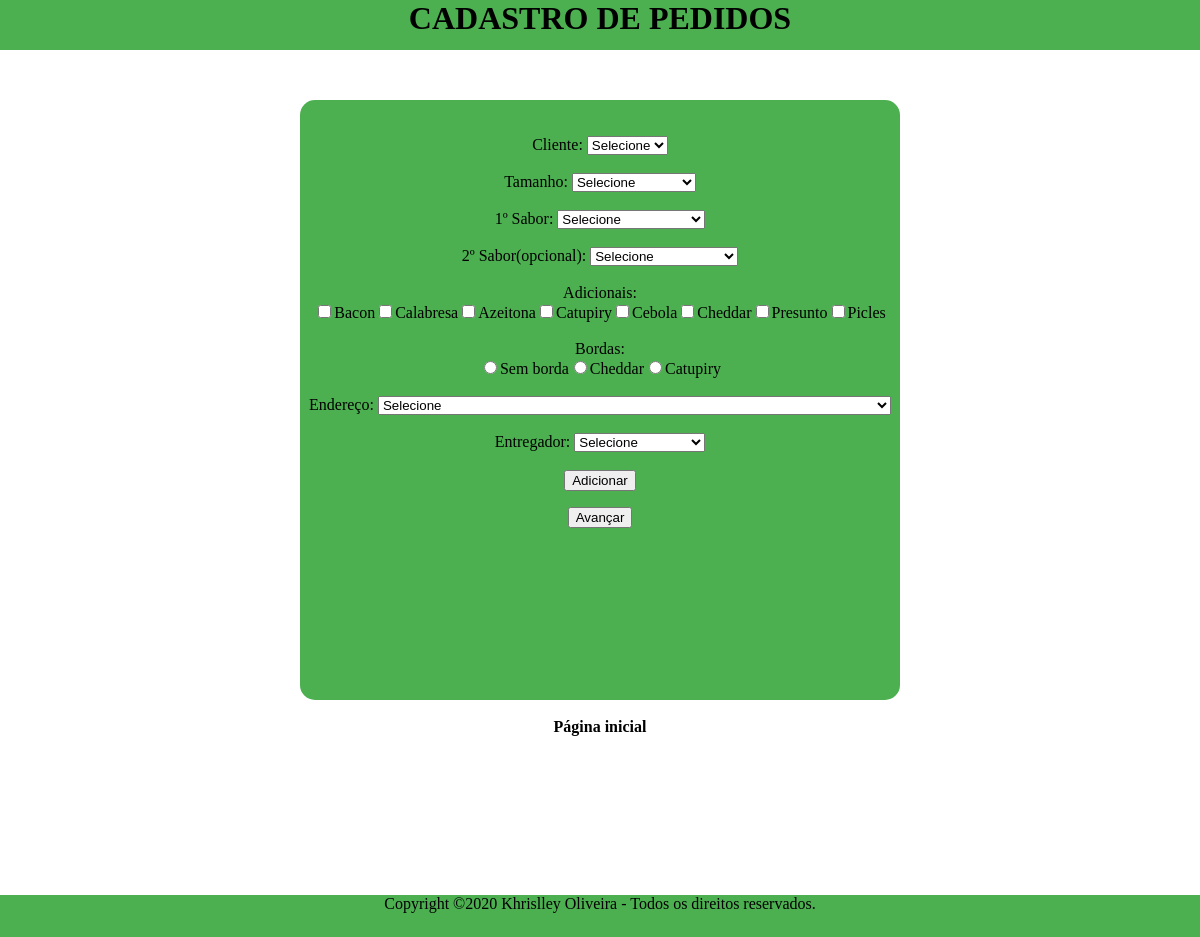
Page /inserirPedido.php (signed in) on the committed database.
### tables this page shows
CREATE TABLE `adicional` (
  `CODI_ADICIONAL` int NOT NULL AUTO_INCREMENT,
  `NOME_ADICIONAL` varchar(120) NOT NULL,
  `VALOR_ADICIONAL` decimal(6,2) NOT NULL,
  PRIMARY KEY (`CODI_ADICIONAL`)
);

CREATE TABLE `borda` (
  `CODI_BORDA` int NOT NULL AUTO_INCREMENT,
  `NOME_BORDA` varchar(45) NOT NULL,
  PRIMARY KEY (`CODI_BORDA`)
);

### db.php (called while the page is built, shortened)
<?php
$server = "localhost";
$user = "root";
$senha = "masterkey";
$db = "pizzaria";
$conexao = mysqli_connect($server, $user, $senha, $db);
$query = "SELECT * FROM BORDA";
$resultadoBorda = mysqli_query($conexao, $query);
$query = "SELECT * FROM ADICIONAL";
$resultadoAdicional = mysqli_query($conexao, $query);

### inserirPedido.php (the view, shortened to what this page needs)
<?php
include_once("db.php");
?>
<html>
<head>
    <link rel="stylesheet" href="./style.css">
</head>
<body>
    <header>
        <h1>CADASTRO DE PEDIDOS</h1>
    </header>
    <div class="conteudo">
        <div class="cadastrar"><br><br>
            <form action="inserirItemPedido.php">
                <label for='codiCliente'>Cliente: </label>
                <select name='codiCliente' id='codiCliente'>
                    <option disabled selected>Selecione</option>
                </select><br><br>
                <label for='codiTamanho'>Tamanho: </label>
                <select name='codiTamanho' id='codiTamanho'>
                    <option disabled selected>Selecione</option>
                </select><br><br>
                <label for='codiSabor'>1º Sabor: </label>
                <select name='codiSabor' id='codiSabor'>
                    <option disabled selected>Selecione</option>
                </select><br><br>
                <label for='codiSabor2'>2º Sabor(opcional): </label>
                <select name='codiSabor2' id='codiSabor2'>
                    <option>Selecione</option>
                </select><br><br>
                <label for='codiAdicional'>Adicionais: </label><br>
                <?php
                while ($umAdicional = $resultadoAdicional->fetch_array()) {
                    echo "<input type='checkbox' name='codiAdicional[]' id='codiAdicional' value='" . $umAdicional["CODI_ADICIONAL"] . "'>" . $umAdicional["NOME_ADICIONAL"];
                }
                ?><br><br>
                <label for='codiBorda'>Bordas: </label><br>
                <?php
                while ($umaBorda = $resultadoBorda->fetch_array()) {
                    echo "<input type='radio' name='codiBorda' id='codiBorda' value='" . $umaBorda["CODI_BORDA"] . "'>" . $umaBorda["NOME_BORDA"];
                }
                ?><br><br>
                <label for='codiEndereco'>Endereço: </label>
                <select name='codiEndereco' id='codiEndereco'>
                    <option disabled selected>Selecione</option>
                </select><br><br>
                <label for='codiEntregador'>Entregador: </label>
                <select name='codiEntregador' id='codiEntregador'>
                    <option disabled selected>Selecione</option>
                </select><br><br>
                <input type="submit" value="Adicionar"> <br>
            </form>
            <form action="resumoPedido.php">
                <input type="submit" value="Avançar"> <br>
            </form>
        </div><br>
        <a href="menu.php">Página inicial</a>
    </div>
    <footer id="footer" style="font-size: 16px">
        Copyright ©2020 Khrislley Oliveira - Todos os direitos reservados.
    </footer>
</body>
</html>

### style.css (style rules this page uses)
html { font-family: 'Baloo2'; }
body { font-family: 'Baloo2'; height: 800px; text-align: center; text-decoration: none; margin: 0px; }
header { height: 50px; background-color: #4CAF50; margin: 0px auto; position: relative; }
footer { height: 42px; width: auto; background-color: #4CAF50; margin: 0px; position: relative; }
a { text-decoration: none; color: black; font-weight: bold; }
.conteudo { height: 795px; }
.cadastrar { background-color: #4CAF50; height: 600px; width: 600px; margin: 0px auto; margin-top: 50px; position: relative; border-radius: 15px; }

### rows in the picture
adicional: NOME_ADICIONAL "Bacon"
adicional: NOME_ADICIONAL "Calabresa"
adicional: NOME_ADICIONAL "Azeitona"
adicional: NOME_ADICIONAL "Catupiry"
adicional: NOME_ADICIONAL "Cebola"
adicional: NOME_ADICIONAL "Cheddar"
adicional: NOME_ADICIONAL "Presunto"
adicional: NOME_ADICIONAL "Picles"
borda: NOME_BORDA "Sem borda"
borda: NOME_BORDA "Cheddar"
borda: NOME_BORDA "Catupiry"
